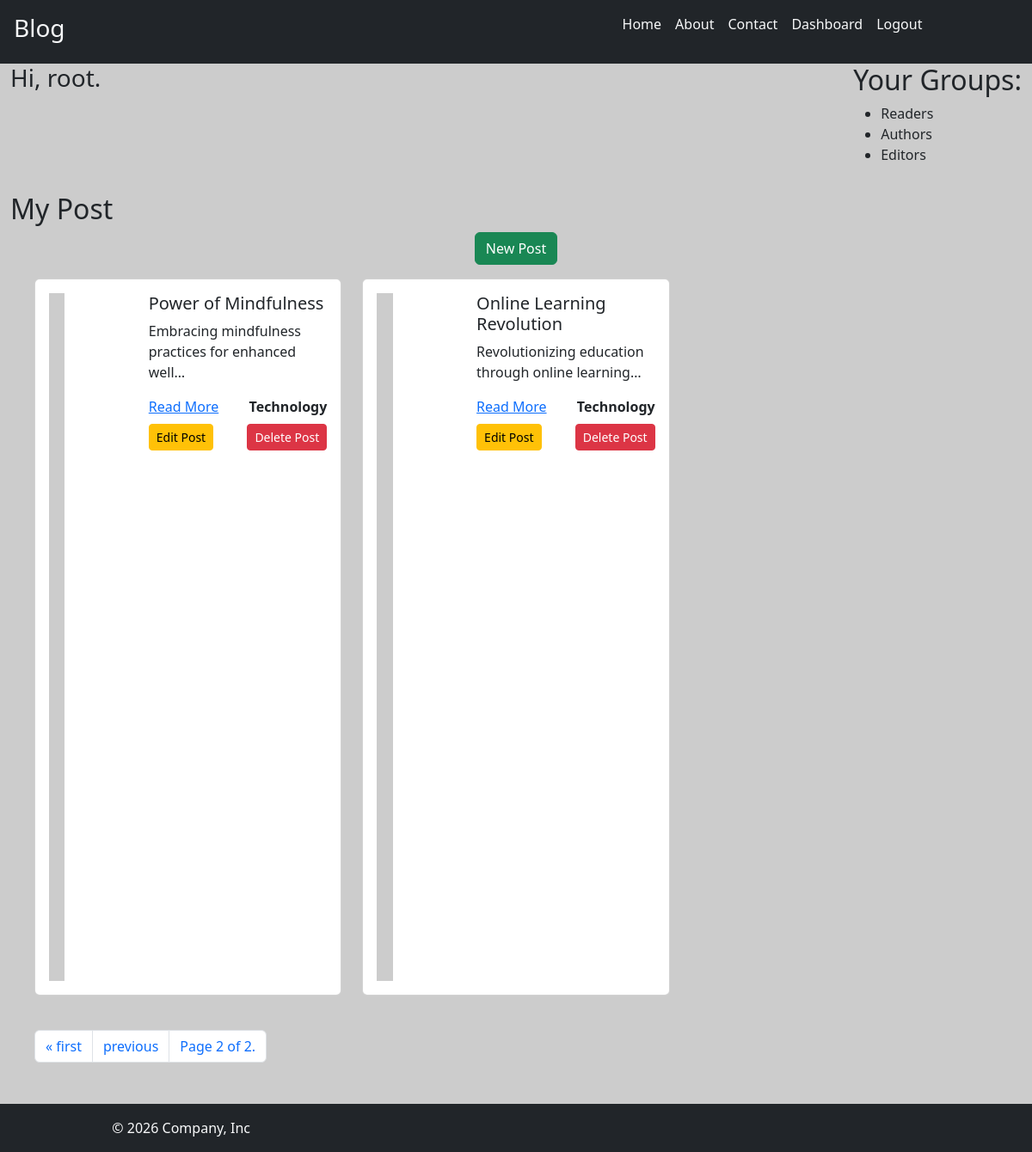
The page /dashboard/?page=2 (signed in) on the database its author committed.
### blog/models.py (models this page shows, shortened)
class Post(models.Model):
    title = models.CharField(max_length = 100)
    content = models.TextField()
    img_url = models.ImageField(null = True, upload_to = "posts/images")
    created_at = models.DateTimeField(auto_now_add = True)
    slug = models.SlugField(unique = True)
    category = models.ForeignKey(Categorys, on_delete=models.CASCADE)
    user = models.ForeignKey(User, on_delete=models.CASCADE, null = True)
    is_published = models.BooleanField(default = False)
    @property
    def formatted_img_url(self) :
        url = self.img_url if self.img_url.__str__().startswith(('http://', 'https://')) else self.img_url.url
        return url

class Categorys(models.Model):
    name = models.CharField(max_length = 100)

### blog/views.py (the view)
# urls.py: path('dashboard/', views.dashboard_views, name = 'dashboard'),
def dashboard_views(request):
    blog_title = 'My Post'
    all_posts = Post.objects.filter(user = request.user)
    paginator = Paginator(all_posts, 5) # Show 5 posts per page
    page_no = request.GET.get('page')
    page_obj = paginator.get_page(page_no)
    return render(request, 'dashboard.html', {'blog_title' : blog_title, 'page_objs' : page_obj})

### blog/templates/dashboard.html (shortened to what this page needs)
{% extends 'base.html' %}
{% block content %}
    <div class="container-fluid ">
        <div class="row">
          <div class="col-6">
              <h3> Hi, {{ user.username }}.</h3>
          </div>
          <div class="col d-flex justify-content-end">
              <div>
                  <h2>Your Groups:</h2>
                  <ul>
                    {% for group in user.groups.all %}
                      <li>{{ group.name }}</li>
                    {% empty %}
                      <li>You are not a member of any groups.</li>
                    {% endfor %}
                  </ul>
              </div>
          </div>
        </div>
        <div class="row">
          <h2 class="mt-3">{{blog_title}}</h2>
          {% if perms.blog.add_post %}
          <div class="d-flex justify-content-center">
              <a href="{% url 'new_post' %}" class="btn btn-success">New Post</a>
          </div>
          {% endif %}
        </div>
        <div class="row m-3">
            {% if page_objs %}
                {% for post in page_objs %}
                    <div class="col-4 mb-4">
                        <div class="card">
                            <div class="card-body">
                                <div class="row">
                                    <div class="col-md-4">
                                        <img style="height:300; width:300" src="{{post.formatted_img_url}}" class="img-fluid" alt="...">
                                    </div>
                                    <div class="col-md-8">
                                        <h5 class="card-title">{{post.title}}</h5>
                                        <p class="card-text">{{post.content | truncatechars:50}}</p>
                                        <div class="d-flex justify-content-between">
                                            <a href="{% url 'details' slug=post.slug %}">Read More</a>
                                            <a class="text-decoration-none text-dark fw-bold" href="#">{{post.category.name}}</a>
                                        </div>
                                        <div class="d-flex justify-content-between mt-2">
                                            {% if perms.blog.change_post %}
                                            <a class="btn btn-warning btn-sm" href="{% url 'edit_post' post_id=post.id %}">Edit Post</a>
                                            {% endif %}
                                            {% if perms.blog.delete_post %}
                                            <button class="btn btn-danger btn-sm" onclick="confirmBeforeDelete(`{% url 'delete_post' post_id=post.id %}`)">Delete Post</button>
                                            {% endif %}
                                        </div>
                                    </div>
                                </div>
                            </div>
                        </div>
                    </div>
                {% endfor %}
                {% if page_objs.has_other_pages %}
                    <div class="col-12 my-3">
                        <nav aria-label="Page navigation">
                                <ul class="pagination">
                        {% if page_objs.has_previous %}
                                    <li class="page-item">
                                        <a class="page-link" href="?page=1" aria-label="First">
                                            <span aria-hidden="true">&laquo; first</span>
                                        </a>
                                    </li>
                                    <li class="page-item">
                                        <a class="page-link" href="?page={{ page_objs.previous_page_number }}" aria-label="Previous">
                                            <span aria-hidden="true">previous</span>
                                        </a>
                                    </li>
                        {% endif %}
                                <li class="page-item"><span class="page-link">Page {{ page_objs.number }} of {{ page_objs.paginator.num_pages }}.</span></li>
                    </div>
                {% endif %}
            {% else %}
                <h3>No posts available.</h3>
            {% endif %}
        </div>
    </div>
{% endblock %}

### blog/static/blog/style.css (style rules this page uses)
body { background-color: #cccccc; }

### rows shown on the page
Post: title "Power of Mindfulness", content "Embracing mindfulness practices for enhanced well…", category.name "Technology"
Post: title "Online Learning Revolution", content "Revolutionizing education through online learning…", category.name "Technology"

### other values the page prints
{{ user.username }} "root"
{{ group.name }} "Readers"
{{ group.name }} "Authors"
{{ group.name }} "Editors"
{{ blog_title }} "My Post"
{{ page_objs.number }} "2"
{{ page_objs.paginator.num_pages }} "2"
